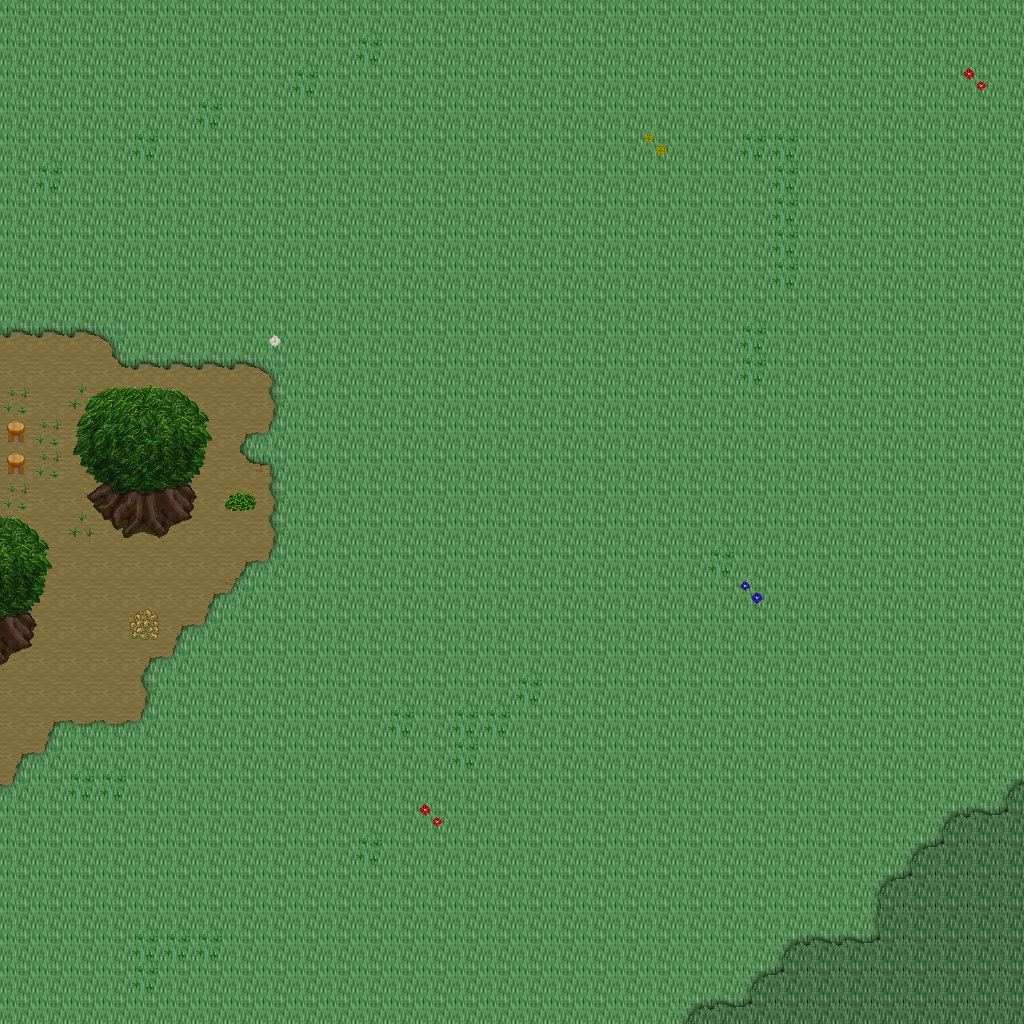

This game map was drawn from its Tiled (.tmx) file and the tilesets committed beside it. A one-line description and the trimmed map source follow:
An orthogonal 32x32 tile map with 32x32 px tiles, 5 tile layers (Ground, Objects, Objects2, Above, ...), 1 hidden layer not drawn, 34 tilesets.

<map version="1.10" tiledversion="1.11.0" orientation="orthogonal" renderorder="right-down" width="32" height="32" tilewidth="32" tileheight="32" infinite="0" nextlayerid="11" nextobjectid="1">
 <tileset firstgid="1" name="ground_ground" tilewidth="32" tileheight="32" tilecount="33" columns="3">
  <image source="../drawable/ground_ground.png" width="96" height="352" />
 </tileset>
 <tileset firstgid="34" name="ground_grass_edges" tilewidth="32" tileheight="32" tilecount="36" columns="12">
  <image source="../drawable/ground_grass_edges.png" width="384" height="96" />
 </tileset>
 <tileset firstgid="70" name="ground_earth_edges" tilewidth="32" tileheight="32" tilecount="18" columns="6">
  <image source="../drawable/ground_earth_edges.png" width="192" height="96" />
 </tileset>
 <tileset firstgid="88" name="ground_grass_corners" tilewidth="32" tileheight="32" tilecount="24" columns="6">
  <image source="../drawable/ground_grass_corners.png" width="192" height="128" />
 </tileset>
 <tileset firstgid="112" name="plant_grasses" tilewidth="32" tileheight="32" tilecount="6" columns="3">
  <image source="../drawable/plant_grasses.png" width="96" height="64" />
 </tileset>
 <tileset firstgid="118" name="plant_flower_daisy_blue" tilewidth="32" tileheight="32" tilecount="8" columns="2">
  <image source="../drawable/plant_flower_daisy_blue.png" width="64" height="128" />
 </tileset>
 <tileset firstgid="126" name="plant_flower_daisy_yellow" tilewidth="32" tileheight="32" tilecount="8" columns="2">
  <image source="../drawable/plant_flower_daisy_yellow.png" width="64" height="128" />
 </tileset>
 <tileset firstgid="134" name="plant_bush_bushes" tilewidth="32" tileheight="32" tilecount="10" columns="5">
  <image source="../drawable/plant_bush_bushes.png" width="160" height="64" />
 </tileset>
 <tileset firstgid="144" name="plant_flower_daisy_red" tilewidth="32" tileheight="32" tilecount="8" columns="2">
  <image source="../drawable/plant_flower_daisy_red.png" width="64" height="128" />
 </tileset>
 <tileset firstgid="152" name="plant_flower_daisy_white" tilewidth="32" tileheight="32" tilecount="8" columns="2">
  <image source="../drawable/plant_flower_daisy_white.png" width="64" height="128" />
 </tileset>
 <tileset firstgid="160" name="logic_collision" tilewidth="32" tileheight="32" tilecount="1" columns="1">
  <image source="../drawable/logic_collision.png" width="32" height="32" />
 </tileset>
 <tileset firstgid="161" name="plant_stump_stump_brown" tilewidth="32" tileheight="32" tilecount="4" columns="2">
  <image source="../drawable/plant_stump_stump_brown.png" width="64" height="64" />
 </tileset>
 <tileset firstgid="165" name="plant_tree_tree_green" tilewidth="32" tileheight="32" tilecount="88" columns="8">
  <image source="../drawable/plant_tree_tree_green.png" width="256" height="352" />
 </tileset>
 <tileset firstgid="253" name="logic_item_resources" tilewidth="32" tileheight="32" tilecount="6" columns="6">
  <image source="../drawable/logic_item_resources.png" width="192" height="32" />
 </tileset>
 <tileset firstgid="259" name="logic_item_mushroom" tilewidth="32" tileheight="32" tilecount="6" columns="6">
  <image source="../drawable/logic_item_mushroom.png" width="192" height="32" />
 </tileset>
 <tileset firstgid="265" name="object_tent" tilewidth="32" tileheight="32" tilecount="9" columns="3">
  <image source="../drawable/object_tent.png" width="96" height="96" />
 </tileset>
 <tileset firstgid="274" name="logic_creature_albino_elf" tilewidth="32" tileheight="32" tilecount="5" columns="5">
  <image source="../drawable/logic_creature_albino_elf.png" width="160" height="32" />
 </tileset>
 <tileset firstgid="279" name="ground_ladder_vertical_dark" tilewidth="32" tileheight="32" tilecount="3" columns="3">
  <image source="../drawable/ground_ladder_vertical_dark.png" width="96" height="32" />
 </tileset>
 <tileset firstgid="282" name="ground_ladder_horizontal_dark" tilewidth="32" tileheight="32" tilecount="3" columns="1">
  <image source="../drawable/ground_ladder_horizontal_dark.png" width="32" height="96" />
 </tileset>
 <tileset firstgid="285" name="furniture_light_flames" tilewidth="32" tileheight="32" tilecount="6" columns="6">
  <image source="../drawable/furniture_light_flames.png" width="192" height="32" />
 </tileset>
 <tileset firstgid="291" name="furniture_table_tree_stump_table" tilewidth="32" tileheight="32" tilecount="4" columns="2">
  <image source="../drawable/furniture_table_tree_stump_table.png" width="64" height="64" />
 </tileset>
 <tileset firstgid="295" name="furniture_chair_stool" tilewidth="32" tileheight="32" tilecount="1" columns="1">
  <image source="../drawable/furniture_chair_stool.png" width="32" height="32" />
 </tileset>
 <tileset firstgid="296" name="logic_creature_ent" tilewidth="32" tileheight="32" tilecount="4" columns="4">
  <image source="../drawable/logic_creature_ent.png" width="128" height="32" />
 </tileset>
 <tileset firstgid="300" name="logic_creature_animal" tilewidth="32" tileheight="32" tilecount="32" columns="8">
  <image source="../drawable/logic_creature_animal.png" width="256" height="128" />
 </tileset>
 <tileset firstgid="332" name="logic_portal" tilewidth="32" tileheight="32" tilecount="24" columns="8">
  <image source="../drawable/logic_portal.png" width="256" height="96" />
 </tileset>
 <tileset firstgid="356" name="logic_item_herb" tilewidth="32" tileheight="32" tilecount="5" columns="5">
  <image source="../drawable/logic_item_herb.png" width="160" height="32" />
 </tileset>
 <tileset firstgid="361" name="ground_pothole" tilewidth="32" tileheight="32" tilecount="4" columns="4">
  <image source="../drawable/ground_pothole.png" width="128" height="32" />
 </tileset>
 <tileset firstgid="365" name="logic_creature_elemental" tilewidth="32" tileheight="32" tilecount="16" columns="8">
  <image source="../drawable/logic_creature_elemental.png" width="256" height="64" />
 </tileset>
 <tileset firstgid="381" name="plant_bush_bush_pinks" tilewidth="32" tileheight="32" tilecount="4" columns="2">
  <image source="../drawable/plant_bush_bush_pinks.png" width="64" height="64" />
 </tileset>
 <tileset firstgid="385" name="light_door_light" tilewidth="32" tileheight="32" tilecount="12" columns="3">
  <image source="../drawable/light_door_light.png" width="96" height="128" />
 </tileset>
 <tileset firstgid="397" name="light_dim_light_7x5" tilewidth="32" tileheight="32" tilecount="35" columns="7">
  <image source="../drawable/light_dim_light_7x5.png" width="224" height="160" />
 </tileset>
 <tileset firstgid="432" name="light_light_5x5" tilewidth="32" tileheight="32" tilecount="25" columns="5">
  <image source="../drawable/light_light_5x5.png" width="160" height="160" />
 </tileset>
 <tileset firstgid="457" name="furniture_light_roots_lamp" tilewidth="32" tileheight="32" tilecount="6" columns="2">
  <image source="../drawable/furniture_light_roots_lamp.png" width="64" height="96" />
 </tileset>
 <tileset firstgid="463" name="building_huts" tilewidth="32" tileheight="32" tilecount="338" columns="26">
  <image source="../drawable/building_huts.png" width="832" height="416" />
 </tileset>
 <layer id="1" name="Ground" width="32" height="32">
  <data>[1024 cells, 1024 non-empty, 3 distinct tile ids]</data>
 </layer>
 <layer id="2" name="Objects" width="32" height="32">
  <data>[1024 cells, 103 non-empty, 29 distinct tile ids]</data>
 </layer>
 <layer id="3" name="Objects2" width="32" height="32">
  <data>[1024 cells, 0 non-empty, 0 distinct tile ids]</data>
 </layer>
 <layer id="4" name="Above" width="32" height="32">
  <data>[1024 cells, 21 non-empty, 15 distinct tile ids]</data>
 </layer>
 <layer id="5" name="Above2" width="32" height="32">
  <data>[1024 cells, 0 non-empty, 0 distinct tile ids]</data>
 </layer>
 <layer id="6" name="Walkable" width="32" height="32" visible="0">
  <data>[1024 cells, 6 non-empty, 1 distinct tile ids]</data>
 </layer>
 <objectgroup id="7" name="Mapevents" />
 <objectgroup id="8" name="Spawn" />
 <objectgroup id="9" name="Keys" />
 <objectgroup id="10" name="Replace" />
</map>
